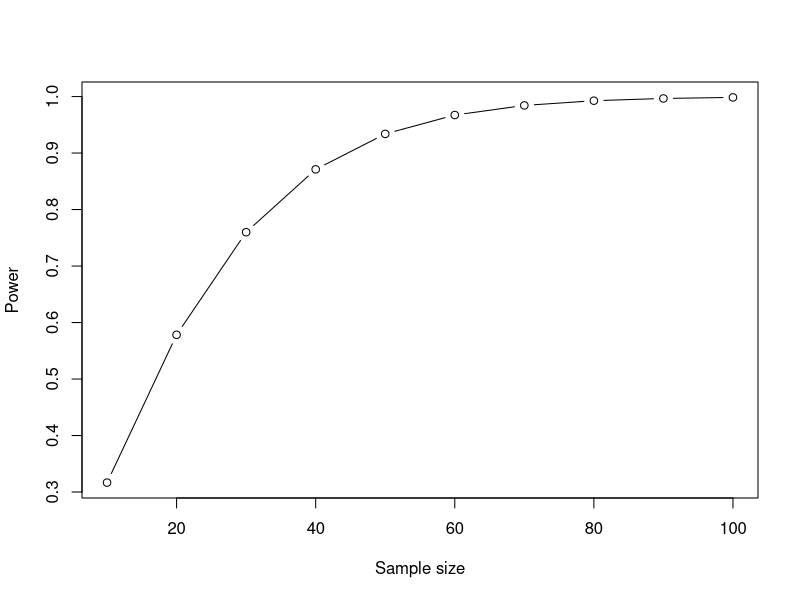

Write the R code that produced this figure.
#lab vaje 10 
#moc testa za dve neodvisni spremenljivki
install.packages("pwr")

library("pwr")



# . A clinical dietician wants to compare two dierent diets, A and B, for diabetic patients.
# She hypothesizes that diet A (Group 1) will be better than diet B (Group 2), in terms
# of lower blood glucose. She plans to get a random sample of diabetic patients and
# randomly assign them to one of the two diets. At the end of the experiment, which
# lasts 6 weeks, a fasting blood glucose test will be conducted on each patient. She also
# expects that the average dierence in blood glucose measure between the two group
# will be about 10 mg/dl. Furthermore, she also assumes the standard deviation of
# blood glucose distribution for diet A to be 15 and the standard deviation for diet B
# to be 17. The dietician wants to know the number of subjects needed in each group
# assuming equal sized groups.

s<-sqrt((15^2+17^2)/2)

pwr.t.test(d=(0-10)/16.03, power=0.8, sig.level=.05, type="two.sample", 
           alternative="two.sided")
#potrebujemo n=41 v vsaki skupini v vzorec za pwr 0.8

pwr.t.test(d=(5-15)/16.03, n=30,  sig.level=.07, type="two.sample", 
           alternative="two.sided")
#dobimo ena
#How can be the number of subjects decreased?
#ce povecamo alfo povecamo napako - nase zaupanje se zmanjsa- 

#ce pricakujemo majhno razliko potrebujemo vecji vzorec


pwr.t.test(d=(0-5)/16.03, power=0.8, sig.level=.05, type="two.sample", 
           alternative="two.sided")
#n=162


#d=(mu_1-mu2)/sqrt((s_1^2+s_2^2)/2) <- this is called effect size
#razlika povprecji/skupni s

ptab<-cbind(NULL,NULL)

for (i in c(0.2,0.3,0.4,0.5,0.6,0.7,0.8,0.9,1,1.1,1.2)){
  pwrt<-pwr.t.test(d=i, power=.8,sig.level = .05,
                   type = "two.sample",alternative = "two.sided")
  
  ptab<-rbind(ptab,cbind(pwrt$d,pwrt$n))
}

ptab



##plot power versus sample size
#vecji kot je vzorec vecji bo pwr-narascujoca funkcija

pwrt<-pwr.t.test(d=.7,n=c(10,20,30,40,50,60,70,80,90,100),sig.level = .05, 
                 type = "two.sample", alternative = "two.sided")

plot(pwrt$n,pwrt$power,type= "b", xlab="Sample size", ylab="Power")
